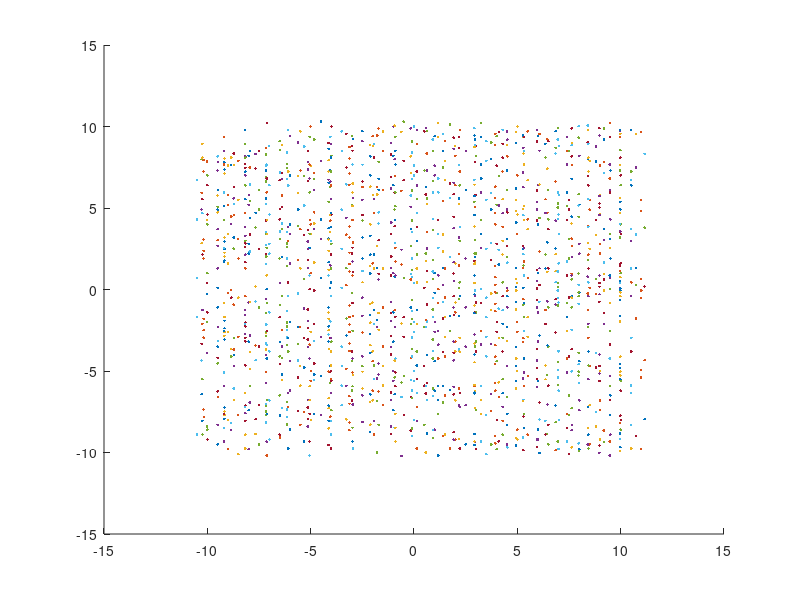

Reproduce this figure in MATLAB.
function simCrash

global canvasSize

canvasSize=[10 10];
spacelims=[-canvasSize(1)/2 canvasSize(1)/2 -canvasSize(2)/2 canvasSize(2)/2];

x0=[1 0.5 1 0.3]';
x(1:4,1)=x0;

A=[1 1 0 0;0 1 0 0;0 0 1 1;0 0 0 1];

for k=2:2000
    x(1:4,k-1)=wallBounce(x(1:4,k-1));
    x(1:4,k)=A*x(1:4,k-1);
    if k/400==round(k/400)
        disp('crash!')
        A=A+0.4*[0 randn 0 0;0 0 0 0;0 0 0 randn;0 0 0 0];
    end
end


figure(1)
clf
hold on
% plot(x(1,1:400),x(3,1:400),'.');
% plot(x(1,1:400),x(3,401:800),'r.');
% plot(x(1,1:400),x(3,801:1200),'g.');
% plot(x(1,1:400),x(3,1201:1600),'k.');
% plot(x(1,1:400),x(3,1601:2000),'b*');

for k=1:2000
    plot(x(1,k),x(3,k),'.');
    pause(0.05);
end

function xout=wallBounce(xin)
    if abs(xin(1))>canvasSize(1)
        xin(2)=-xin(2);
    end
    if abs(xin(3))>canvasSize(2)
        xin(4)=-xin(4);
    end
    xout=xin;
end


end
